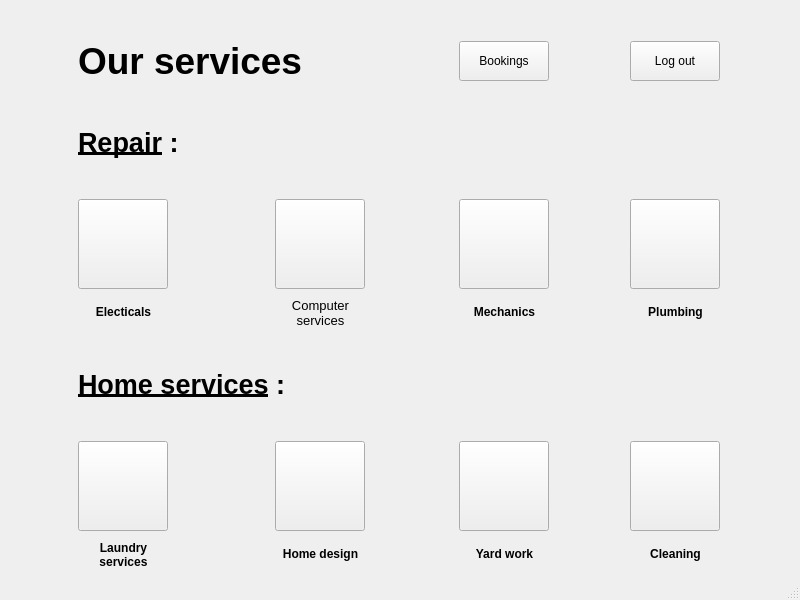
<?xml version="1.0" encoding="UTF-8"?>
<ui version="4.0">
 <class>MainWindow</class>
 <widget class="QMainWindow" name="MainWindow">
  <property name="geometry">
   <rect>
    <x>0</x>
    <y>0</y>
    <width>800</width>
    <height>600</height>
   </rect>
  </property>
  <property name="minimumSize">
   <size>
    <width>600</width>
    <height>500</height>
   </size>
  </property>
  <property name="windowTitle">
   <string>MainWindow</string>
  </property>
  <widget class="QWidget" name="centralwidget">
   <widget class="QLabel" name="computerserv_label">
    <property name="geometry">
     <rect>
      <x>275</x>
      <y>297</y>
      <width>91</width>
      <height>32</height>
     </rect>
    </property>
    <property name="minimumSize">
     <size>
      <width>91</width>
      <height>32</height>
     </size>
    </property>
    <property name="maximumSize">
     <size>
      <width>91</width>
      <height>32</height>
     </size>
    </property>
    <property name="font">
     <font>
      <weight>75</weight>
      <bold>true</bold>
     </font>
    </property>
    <property name="styleSheet">
     <string notr="true">color: black</string>
    </property>
    <property name="text">
     <string>&lt;!DOCTYPE HTML PUBLIC &quot;-//W3C//DTD HTML 4.0//EN&quot; &quot;http://www.w3.org/TR/REC-html40/strict.dtd&quot;&gt;
&lt;html&gt;&lt;head&gt;&lt;meta name=&quot;qrichtext&quot; content=&quot;1&quot; /&gt;&lt;style type=&quot;text/css&quot;&gt;
p, li { white-space: pre-wrap; }
&lt;/style&gt;&lt;/head&gt;&lt;body style=&quot; font-family:'Roboto'; font-size:10pt; font-weight:400; font-style:normal;&quot;&gt;
&lt;p align=&quot;center&quot; style=&quot; margin-top:12px; margin-bottom:12px; margin-left:0px; margin-right:0px; -qt-block-indent:0; text-indent:0px;&quot;&gt;Computer&lt;br /&gt;services&lt;/p&gt;&lt;/body&gt;&lt;/html&gt;</string>
    </property>
   </widget>
   <widget class="QPushButton" name="plumber_button">
    <property name="geometry">
     <rect>
      <x>630</x>
      <y>199</y>
      <width>90</width>
      <height>90</height>
     </rect>
    </property>
    <property name="minimumSize">
     <size>
      <width>90</width>
      <height>90</height>
     </size>
    </property>
    <property name="maximumSize">
     <size>
      <width>90</width>
      <height>90</height>
     </size>
    </property>
    <property name="toolTip">
     <string>Plumbing</string>
    </property>
    <property name="text">
     <string/>
    </property>
    <property name="icon">
     <iconset>
      <normaloff>plumber.jpeg</normaloff>plumber.jpeg</iconset>
    </property>
    <property name="iconSize">
     <size>
      <width>100</width>
      <height>100</height>
     </size>
    </property>
   </widget>
   <widget class="QPushButton" name="computerserv_button">
    <property name="geometry">
     <rect>
      <x>275</x>
      <y>199</y>
      <width>90</width>
      <height>90</height>
     </rect>
    </property>
    <property name="minimumSize">
     <size>
      <width>90</width>
      <height>90</height>
     </size>
    </property>
    <property name="maximumSize">
     <size>
      <width>90</width>
      <height>90</height>
     </size>
    </property>
    <property name="toolTip">
     <string>Computer Services</string>
    </property>
    <property name="text">
     <string/>
    </property>
    <property name="icon">
     <iconset>
      <normaloff>computer_services.jpg</normaloff>computer_services.jpg</iconset>
    </property>
    <property name="iconSize">
     <size>
      <width>100</width>
      <height>100</height>
     </size>
    </property>
   </widget>
   <widget class="QPushButton" name="mechanic_button">
    <property name="geometry">
     <rect>
      <x>459</x>
      <y>199</y>
      <width>90</width>
      <height>90</height>
     </rect>
    </property>
    <property name="minimumSize">
     <size>
      <width>90</width>
      <height>90</height>
     </size>
    </property>
    <property name="maximumSize">
     <size>
      <width>90</width>
      <height>90</height>
     </size>
    </property>
    <property name="toolTip">
     <string>Mechanic</string>
    </property>
    <property name="text">
     <string/>
    </property>
    <property name="icon">
     <iconset>
      <normaloff>mechanic.jpeg</normaloff>mechanic.jpeg</iconset>
    </property>
    <property name="iconSize">
     <size>
      <width>150</width>
      <height>110</height>
     </size>
    </property>
   </widget>
   <widget class="QPushButton" name="pushButton_logout">
    <property name="geometry">
     <rect>
      <x>630</x>
      <y>41</y>
      <width>90</width>
      <height>40</height>
     </rect>
    </property>
    <property name="text">
     <string>Log out</string>
    </property>
   </widget>
   <widget class="QLabel" name="mechaninc_label">
    <property name="geometry">
     <rect>
      <x>459</x>
      <y>304</y>
      <width>91</width>
      <height>17</height>
     </rect>
    </property>
    <property name="minimumSize">
     <size>
      <width>91</width>
      <height>17</height>
     </size>
    </property>
    <property name="maximumSize">
     <size>
      <width>91</width>
      <height>17</height>
     </size>
    </property>
    <property name="font">
     <font>
      <weight>75</weight>
      <bold>true</bold>
     </font>
    </property>
    <property name="text">
     <string>&lt;html&gt;&lt;head/&gt;&lt;body&gt;&lt;p align=&quot;center&quot;&gt;Mechanics&lt;/p&gt;&lt;/body&gt;&lt;/html&gt;</string>
    </property>
   </widget>
   <widget class="QPushButton" name="homedesign_button">
    <property name="geometry">
     <rect>
      <x>275</x>
      <y>441</y>
      <width>90</width>
      <height>90</height>
     </rect>
    </property>
    <property name="minimumSize">
     <size>
      <width>90</width>
      <height>90</height>
     </size>
    </property>
    <property name="maximumSize">
     <size>
      <width>90</width>
      <height>90</height>
     </size>
    </property>
    <property name="toolTip">
     <string>Home design</string>
    </property>
    <property name="text">
     <string/>
    </property>
    <property name="icon">
     <iconset>
      <normaloff>home_design.jpeg</normaloff>home_design.jpeg</iconset>
    </property>
    <property name="iconSize">
     <size>
      <width>100</width>
      <height>100</height>
     </size>
    </property>
   </widget>
   <widget class="QPushButton" name="laundryserv_button">
    <property name="geometry">
     <rect>
      <x>78</x>
      <y>441</y>
      <width>90</width>
      <height>90</height>
     </rect>
    </property>
    <property name="minimumSize">
     <size>
      <width>90</width>
      <height>90</height>
     </size>
    </property>
    <property name="maximumSize">
     <size>
      <width>90</width>
      <height>90</height>
     </size>
    </property>
    <property name="toolTip">
     <string>Laundry</string>
    </property>
    <property name="text">
     <string/>
    </property>
    <property name="icon">
     <iconset>
      <normaloff>laundry.png</normaloff>laundry.png</iconset>
    </property>
    <property name="iconSize">
     <size>
      <width>230</width>
      <height>150</height>
     </size>
    </property>
   </widget>
   <widget class="QPushButton" name="cleaning_button">
    <property name="geometry">
     <rect>
      <x>630</x>
      <y>441</y>
      <width>90</width>
      <height>90</height>
     </rect>
    </property>
    <property name="minimumSize">
     <size>
      <width>90</width>
      <height>90</height>
     </size>
    </property>
    <property name="maximumSize">
     <size>
      <width>90</width>
      <height>90</height>
     </size>
    </property>
    <property name="toolTip">
     <string>Cleaning </string>
    </property>
    <property name="text">
     <string/>
    </property>
    <property name="icon">
     <iconset>
      <normaloff>cleaning.jpeg</normaloff>cleaning.jpeg</iconset>
    </property>
    <property name="iconSize">
     <size>
      <width>100</width>
      <height>95</height>
     </size>
    </property>
   </widget>
   <widget class="QPushButton" name="yardwork_button">
    <property name="geometry">
     <rect>
      <x>459</x>
      <y>441</y>
      <width>90</width>
      <height>90</height>
     </rect>
    </property>
    <property name="minimumSize">
     <size>
      <width>90</width>
      <height>90</height>
     </size>
    </property>
    <property name="maximumSize">
     <size>
      <width>90</width>
      <height>90</height>
     </size>
    </property>
    <property name="toolTip">
     <string>Yard work</string>
    </property>
    <property name="text">
     <string/>
    </property>
    <property name="icon">
     <iconset>
      <normaloff>yard_work.jpeg</normaloff>yard_work.jpeg</iconset>
    </property>
    <property name="iconSize">
     <size>
      <width>110</width>
      <height>100</height>
     </size>
    </property>
   </widget>
   <widget class="QLabel" name="cleaning_label">
    <property name="geometry">
     <rect>
      <x>630</x>
      <y>546</y>
      <width>91</width>
      <height>17</height>
     </rect>
    </property>
    <property name="minimumSize">
     <size>
      <width>91</width>
      <height>17</height>
     </size>
    </property>
    <property name="maximumSize">
     <size>
      <width>91</width>
      <height>17</height>
     </size>
    </property>
    <property name="font">
     <font>
      <weight>75</weight>
      <bold>true</bold>
     </font>
    </property>
    <property name="text">
     <string>&lt;html&gt;&lt;head/&gt;&lt;body&gt;&lt;p align=&quot;center&quot;&gt;Cleaning&lt;/p&gt;&lt;/body&gt;&lt;/html&gt;</string>
    </property>
   </widget>
   <widget class="QLabel" name="plumbing_label">
    <property name="geometry">
     <rect>
      <x>630</x>
      <y>304</y>
      <width>91</width>
      <height>17</height>
     </rect>
    </property>
    <property name="minimumSize">
     <size>
      <width>91</width>
      <height>17</height>
     </size>
    </property>
    <property name="maximumSize">
     <size>
      <width>91</width>
      <height>17</height>
     </size>
    </property>
    <property name="font">
     <font>
      <weight>75</weight>
      <bold>true</bold>
     </font>
    </property>
    <property name="text">
     <string>&lt;html&gt;&lt;head/&gt;&lt;body&gt;&lt;p align=&quot;center&quot;&gt;Plumbing&lt;/p&gt;&lt;/body&gt;&lt;/html&gt;</string>
    </property>
   </widget>
   <widget class="QPushButton" name="electrical_button">
    <property name="geometry">
     <rect>
      <x>78</x>
      <y>199</y>
      <width>90</width>
      <height>90</height>
     </rect>
    </property>
    <property name="minimumSize">
     <size>
      <width>90</width>
      <height>90</height>
     </size>
    </property>
    <property name="maximumSize">
     <size>
      <width>90</width>
      <height>90</height>
     </size>
    </property>
    <property name="toolTip">
     <string>Electricals</string>
    </property>
    <property name="whatsThis">
     <string/>
    </property>
    <property name="text">
     <string/>
    </property>
    <property name="icon">
     <iconset>
      <normaloff>electrical.jpg</normaloff>electrical.jpg</iconset>
    </property>
    <property name="iconSize">
     <size>
      <width>190</width>
      <height>100</height>
     </size>
    </property>
   </widget>
   <widget class="QLabel" name="label">
    <property name="geometry">
     <rect>
      <x>78</x>
      <y>36</y>
      <width>229</width>
      <height>51</height>
     </rect>
    </property>
    <property name="font">
     <font>
      <weight>75</weight>
      <bold>true</bold>
     </font>
    </property>
    <property name="text">
     <string>&lt;html&gt;&lt;head/&gt;&lt;body&gt;&lt;p&gt;&lt;span style=&quot; font-size:28pt; font-weight:600;&quot;&gt;Our services&lt;/span&gt;&lt;/p&gt;&lt;/body&gt;&lt;/html&gt;</string>
    </property>
    <property name="textFormat">
     <enum>Qt::AutoText</enum>
    </property>
   </widget>
   <widget class="QLabel" name="electricals_label">
    <property name="geometry">
     <rect>
      <x>78</x>
      <y>304</y>
      <width>91</width>
      <height>17</height>
     </rect>
    </property>
    <property name="minimumSize">
     <size>
      <width>91</width>
      <height>17</height>
     </size>
    </property>
    <property name="maximumSize">
     <size>
      <width>91</width>
      <height>17</height>
     </size>
    </property>
    <property name="font">
     <font>
      <weight>75</weight>
      <bold>true</bold>
     </font>
    </property>
    <property name="text">
     <string>&lt;html&gt;&lt;head/&gt;&lt;body&gt;&lt;p align=&quot;center&quot;&gt;Electicals&lt;/p&gt;&lt;/body&gt;&lt;/html&gt;</string>
    </property>
   </widget>
   <widget class="QLabel" name="homeserv_label">
    <property name="geometry">
     <rect>
      <x>78</x>
      <y>366</y>
      <width>210</width>
      <height>37</height>
     </rect>
    </property>
    <property name="font">
     <font>
      <weight>75</weight>
      <bold>true</bold>
     </font>
    </property>
    <property name="text">
     <string>&lt;html&gt;&lt;head/&gt;&lt;body&gt;&lt;p&gt;&lt;span style=&quot; font-size:20pt; font-weight:600; text-decoration: underline;&quot;&gt;Home services&lt;/span&gt;&lt;span style=&quot; font-size:20pt; font-weight:600;&quot;&gt; :&lt;/span&gt;&lt;/p&gt;&lt;/body&gt;&lt;/html&gt;</string>
    </property>
   </widget>
   <widget class="QPushButton" name="pushButton_bookings">
    <property name="geometry">
     <rect>
      <x>459</x>
      <y>41</y>
      <width>90</width>
      <height>40</height>
     </rect>
    </property>
    <property name="text">
     <string>Bookings</string>
    </property>
   </widget>
   <widget class="QLabel" name="laundry_label">
    <property name="geometry">
     <rect>
      <x>78</x>
      <y>539</y>
      <width>91</width>
      <height>32</height>
     </rect>
    </property>
    <property name="minimumSize">
     <size>
      <width>91</width>
      <height>32</height>
     </size>
    </property>
    <property name="maximumSize">
     <size>
      <width>91</width>
      <height>32</height>
     </size>
    </property>
    <property name="font">
     <font>
      <weight>75</weight>
      <bold>true</bold>
     </font>
    </property>
    <property name="text">
     <string>&lt;html&gt;&lt;head/&gt;&lt;body&gt;&lt;p align=&quot;center&quot;&gt;Laundry&lt;br/&gt;services&lt;/p&gt;&lt;/body&gt;&lt;/html&gt;</string>
    </property>
   </widget>
   <widget class="QLabel" name="homedes_label">
    <property name="geometry">
     <rect>
      <x>275</x>
      <y>546</y>
      <width>91</width>
      <height>17</height>
     </rect>
    </property>
    <property name="minimumSize">
     <size>
      <width>91</width>
      <height>17</height>
     </size>
    </property>
    <property name="maximumSize">
     <size>
      <width>91</width>
      <height>17</height>
     </size>
    </property>
    <property name="font">
     <font>
      <weight>75</weight>
      <bold>true</bold>
     </font>
    </property>
    <property name="text">
     <string>&lt;html&gt;&lt;head/&gt;&lt;body&gt;&lt;p align=&quot;center&quot;&gt;Home design&lt;/p&gt;&lt;/body&gt;&lt;/html&gt;</string>
    </property>
   </widget>
   <widget class="QLabel" name="repair_label">
    <property name="geometry">
     <rect>
      <x>78</x>
      <y>124</y>
      <width>103</width>
      <height>37</height>
     </rect>
    </property>
    <property name="font">
     <font>
      <weight>75</weight>
      <bold>true</bold>
     </font>
    </property>
    <property name="text">
     <string>&lt;html&gt;&lt;head/&gt;&lt;body&gt;&lt;p&gt;&lt;span style=&quot; font-size:20pt; font-weight:600; text-decoration: underline;&quot;&gt;Repair&lt;/span&gt;&lt;span style=&quot; font-size:20pt; font-weight:600;&quot;&gt; :&lt;/span&gt;&lt;/p&gt;&lt;/body&gt;&lt;/html&gt;</string>
    </property>
   </widget>
   <widget class="QLabel" name="yard_label">
    <property name="geometry">
     <rect>
      <x>459</x>
      <y>546</y>
      <width>91</width>
      <height>17</height>
     </rect>
    </property>
    <property name="minimumSize">
     <size>
      <width>91</width>
      <height>17</height>
     </size>
    </property>
    <property name="maximumSize">
     <size>
      <width>91</width>
      <height>17</height>
     </size>
    </property>
    <property name="font">
     <font>
      <weight>75</weight>
      <bold>true</bold>
     </font>
    </property>
    <property name="text">
     <string>&lt;html&gt;&lt;head/&gt;&lt;body&gt;&lt;p align=&quot;center&quot;&gt;Yard work&lt;/p&gt;&lt;/body&gt;&lt;/html&gt;</string>
    </property>
   </widget>
   <widget class="QLabel" name="label_2">
    <property name="geometry">
     <rect>
      <x>0</x>
      <y>0</y>
      <width>800</width>
      <height>600</height>
     </rect>
    </property>
    <property name="text">
     <string/>
    </property>
    <property name="pixmap">
     <pixmap>../../Downloads/download (1).xcf</pixmap>
    </property>
    <property name="scaledContents">
     <bool>true</bool>
    </property>
   </widget>
   <zorder>label_2</zorder>
   <zorder>computerserv_label</zorder>
   <zorder>plumber_button</zorder>
   <zorder>computerserv_button</zorder>
   <zorder>mechanic_button</zorder>
   <zorder>pushButton_logout</zorder>
   <zorder>mechaninc_label</zorder>
   <zorder>homedesign_button</zorder>
   <zorder>laundryserv_button</zorder>
   <zorder>cleaning_button</zorder>
   <zorder>yardwork_button</zorder>
   <zorder>cleaning_label</zorder>
   <zorder>plumbing_label</zorder>
   <zorder>electrical_button</zorder>
   <zorder>label</zorder>
   <zorder>electricals_label</zorder>
   <zorder>homeserv_label</zorder>
   <zorder>pushButton_bookings</zorder>
   <zorder>laundry_label</zorder>
   <zorder>homedes_label</zorder>
   <zorder>repair_label</zorder>
   <zorder>yard_label</zorder>
  </widget>
  <widget class="QStatusBar" name="statusbar"/>
 </widget>
 <tabstops>
  <tabstop>electrical_button</tabstop>
  <tabstop>computerserv_button</tabstop>
  <tabstop>mechanic_button</tabstop>
  <tabstop>plumber_button</tabstop>
  <tabstop>laundryserv_button</tabstop>
  <tabstop>homedesign_button</tabstop>
  <tabstop>yardwork_button</tabstop>
  <tabstop>cleaning_button</tabstop>
  <tabstop>pushButton_bookings</tabstop>
  <tabstop>pushButton_logout</tabstop>
 </tabstops>
 <resources/>
 <connections/>
</ui>
